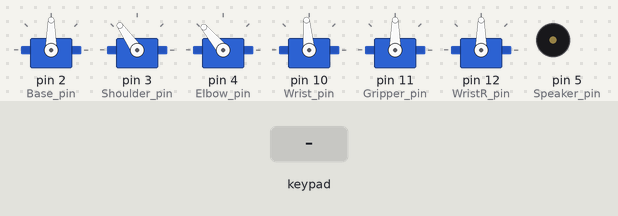
The sketch below on a simulated Arduino Uno, built with avr-gcc and run on an emulated ATmega328P. On the bench: 6 × servo, buzzer (waves = sounding). The test bench sets the inputs (shaded band).

Above: at 1.2 s.
1.3 s: key 'U' pressed
At 1.42 s:
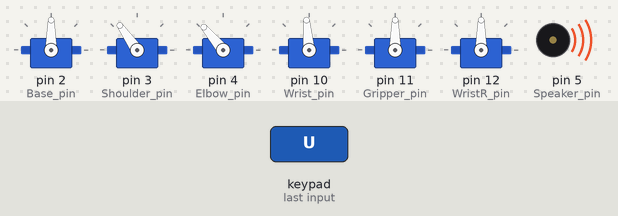
3.0 s: key 'X' pressed
At 4.5 s:
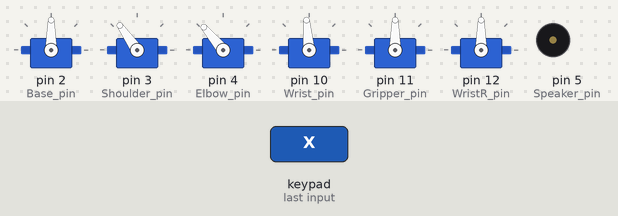
Timing chart, 0 to 6.0 s (numbered marks = the images above; inputs shaded):
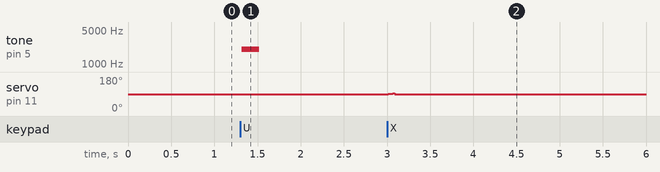

Measured:
- after the input at 1.3 s, tone on pin 5 (Speaker_pin): silent → 2000 Hz at once, → silent 0.20 s later
- after the input at 3.0 s, servo on pin 11 (Gripper_pin): 90° → 91° at once, → 92° 0.03 s later, → 93° 0.03 s later, → 90° 0.03 s later

The sketch:

PS2_Control.ino
```cpp
#include <Servo.h>
#include <PS2X_lib.h>

//#define DEBUG

//comment to disable the Force Sensitive Resister on the gripper
//#define FSRG

//FSRG pin Must be analog!!
#define FSRG_pin A1

//Select which arm by uncommenting the corresponding line
//#define AL5A
//#define AL5B
#define AL5D

//uncomment for digital servos in the Shoulder and Elbow
//that use a range of 900ms to 2100ms
//#define DIGITAL_RANGE

#ifdef AL5A
const float A = 3.75;
const float B = 4.25;
#elif defined AL5B
const float A = 4.75;
const float B = 5.00;
#elif defined AL5D
const float A = 5.75;
const float B = 7.375;
#endif

//PS2 pins
#define DAT 6
#define CMD 7
#define ATT 8
#define CLK 9

//PS2 analog joystick Deadzone
#define Deadzone 4

//Arm Servo pins
#define Base_pin 2
#define Shoulder_pin 3
#define Elbow_pin 4
#define Wrist_pin 10
#define Gripper_pin 11
#define WristR_pin 12

//Onboard Speaker
#define Speaker_pin 5

//Radians to Degrees constant
const float rtod = 57.295779;

//Arm Speed Variables
float Speed = 1.0;
int sps = 3;

//Servo Objects
Servo Elb;
Servo Shldr;
Servo Wrist;
Servo Base;
Servo WristR;
Servo Gripper;

//Arm Current Pos
float X = 4;
float Y = 4;
int Z = 90;
int G = 90;
int WR = 90;
float WA = 0;

//Arm temp pos
float tmpx = 4;
float tmpy = 4;
int tmpz = 90;
int tmpg = 90;
int tmpwr = 90;
float tmpwa = 0;

//PS2X Variables
PS2X ps2x;
int error = 0;
byte type = 0;

boolean mode = true;

void setup()
{
#ifdef DEBUG
  Serial.begin(115200);
#endif

  error = ps2x.config_gamepad(CLK,CMD,ATT,DAT, true, true);   //setup pins and settings:  GamePad(clock, command, attention, data, Pressures?, Rumble?) check for error

#ifdef DEBUG
  if(error == 0)
    Serial.println("Found Controller, configured successful");

  else if(error == 1)
    Serial.println("No controller found");

  else if(error == 2)
    Serial.println("not accepting commands");

  else if(error == 3)
    Serial.println("refusing Pressures mode");

  type = ps2x.readType();
    switch(type)
    {
      case 0:
       Serial.println("Unknown");
       break;
      case 1:
       Serial.println("DualShock");
       break;
      case 2:
       Serial.println("GuitarHero");
       break;
    }
#endif

Base.attach(Base_pin);
Shldr.attach(Shoulder_pin);
Elb.attach(Elbow_pin);
Wrist.attach(Wrist_pin);
Gripper.attach(Gripper_pin);
WristR.attach(WristR_pin);
}

int Arm(float x, float y, float z, int g, float wa, int wr) //Here's all the Inverse Kinematics to control the arm
{
  float M = sqrt((y*y)+(x*x));
  if(M <= 0)
    return 1;
  float A1 = atan(y/x);
  if(x <= 0)
    return 1;
  float A2 = acos((A*A-B*B+M*M)/((A*2)*M));
  float Elbow = acos((A*A+B*B-M*M)/((A*2)*B));
  float Shoulder = A1 + A2;
  Elbow = Elbow * rtod;
  Shoulder = Shoulder * rtod;
  if((int)Elbow <= 0 || (int)Shoulder <= 0)
    return 1;
  float Wris = abs(wa - Elbow - Shoulder) - 90;
#ifdef DIGITAL_RANGE
  Elb.writeMicroseconds(map(180 - Elbow, 0, 180, 900, 2100  ));
  Shldr.writeMicroseconds(map(Shoulder, 0, 180, 900, 2100));
#else
  Elb.write(180 - Elbow);
  Shldr.write(Shoulder);
#endif
  Wrist.write(180 - Wris);
  Base.write(z);
  WristR.write(wr);
  #ifndef FSRG
  Gripper.write(g);
  #endif
  Y = tmpy;
  X = tmpx;
  Z = tmpz;
  WA = tmpwa;
  #ifndef FSRG
  G = tmpg;
  #endif
  WR = tmpwr;
  return 0;
}


void loop()
{
  ps2x.read_gamepad(); //update the ps2 controller

  int LSY = 128 - ps2x.Analog(PSS_LY);
  int LSX = ps2x.Analog(PSS_LX) - 128;
  int RSY = 128 - ps2x.Analog(PSS_RY);
  int RSX = ps2x.Analog(PSS_RX) - 128;

  if(RSY > Deadzone || RSY < -Deadzone)
    tmpy = max(Y + RSY/1000.0*Speed, -1);

  if(RSX > Deadzone || RSX < -Deadzone)
    tmpx = max(X + RSX/1000.0*Speed, -0.5);

  if(LSY > Deadzone || LSY < -Deadzone)
    tmpwa = constrain(WA + LSY/100.0*Speed, 0, 180);

  if(LSX > Deadzone || LSX < -Deadzone)
    tmpz = constrain(Z + LSX/100.0*Speed, 0, 180);

  if(ps2x.Button(PSB_R1))
  {
    #ifdef FSRG
    while(analogRead(FSRG_pin) < 400)
    {
      Gripper.write(min(Gripper.read() + 2, 170));
      if(Gripper.read() == 170)
        break;
      #ifdef DEBUG
      Serial.print(analogRead(FSRG_pin));
      Serial.print(" ");
      Serial.println(Gripper.read());
      #endif
      delay(10);
    }
    #else
    tmpg = min(G + 5*Speed, 170);
    #endif
  }
  if(ps2x.Button(PSB_R2))
  {
    #ifdef FSRG
    while(Gripper.read() > 90)
    {

      Gripper.write(max(Gripper.read() - 2, 90));
      #ifdef DEBUG
      Serial.println(Gripper.read());
      #endif
      delay(10);
    }
    #else
    tmpg = max(G - 5*Speed, 10);
    #endif
  }

  if(ps2x.ButtonPressed(PSB_BLUE))
  {
    int pos = Gripper.readMicroseconds();
    pos -= pos % 10;
    while(pos != 1500)
    {
      pos += ((pos - 1500 > 0)? -10 : 10);
      Gripper.writeMicroseconds(pos);
      delay(25);
    }
    tmpg = 90;
    G = 90;
  }

  if(ps2x.ButtonPressed(PSB_GREEN))
  {
    int pos = WristR.readMicroseconds();
    pos -= pos % 10;
    while(pos != 1500)
    {
      pos += ((pos - 1500 > 0)? -10 : 10);
      WristR.writeMicroseconds(pos);
      delay(25);
    }
    tmpwr = 90;
    WR = 90;
  }

  if(ps2x.Button(PSB_L1))
    tmpwr = max(WR + 2*Speed, 0);
  else if(ps2x.Button(PSB_L2))
    tmpwr = min(WR - 2*Speed, 180);


  if(ps2x.ButtonPressed(PSB_PAD_UP))
  {
    sps = min(sps + 1, 5);
    tone(Speaker_pin, sps*500, 200);
  }
  else if(ps2x.ButtonPressed(PSB_PAD_DOWN))
  {
    sps = max(sps - 1, 1);
    tone(Speaker_pin, sps*500, 200);
  }

  Speed = sps*0.20 + 0.60;

 if(Arm(tmpx, tmpy, tmpz, tmpg, tmpwa, tmpwr))
   {
     #ifdef DEBUG
     Serial.print("NONREAL Answer");
     #endif
   }

 if(tmpx < 2 && tmpy < 2 && RSX < 0)
   {
     tmpy = tmpy + 0.05;
     Arm(tmpx, tmpy, tmpz, tmpg, tmpwa, tmpwr);
   }
 else if(tmpx < 1 && tmpy < 2 && RSY < 0)
   {
     tmpx = tmpx + 0.05;
     Arm(tmpx, tmpy, tmpz, tmpg, tmpwa, tmpwr);
   }
 delay(30);
}
```
